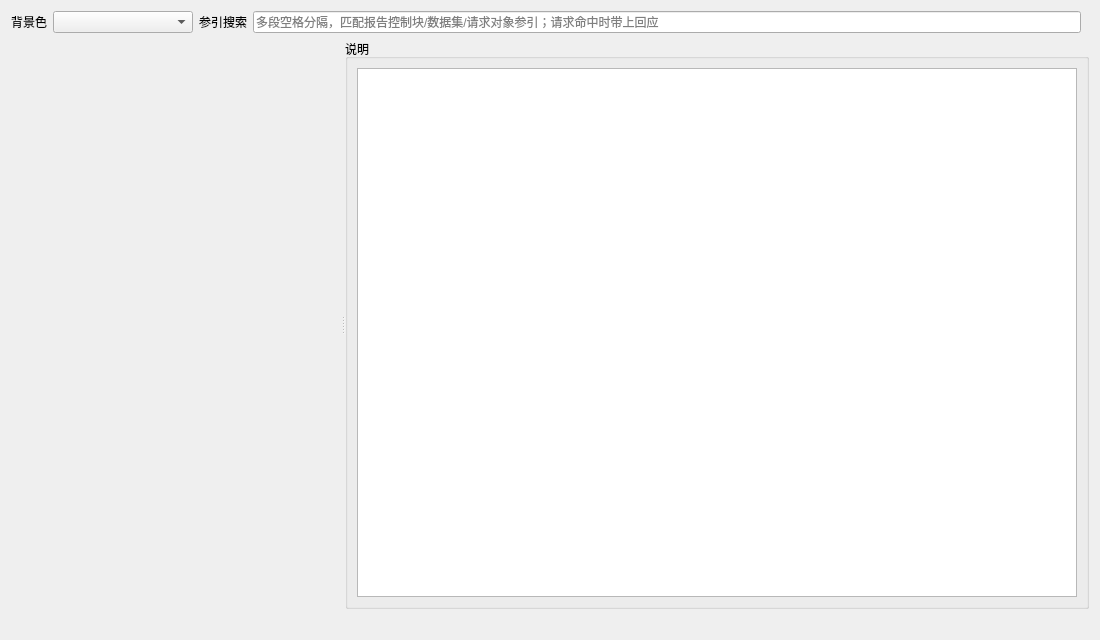
<?xml version="1.0" encoding="UTF-8"?>
<ui version="4.0">
 <class>MmsProcessAnalysisDialog</class>
 <widget class="QDialog" name="MmsProcessAnalysisDialog">
  <property name="geometry">
   <rect>
    <x>0</x>
    <y>0</y>
    <width>1100</width>
    <height>640</height>
   </rect>
  </property>
  <property name="windowTitle">
   <string>MMS报文过程分析</string>
  </property>
  <layout class="QVBoxLayout" name="verticalLayout">
   <item>
    <layout class="QHBoxLayout" name="toolbarLayout">
     <item>
      <widget class="QLabel" name="bgColorLabel">
       <property name="text">
        <string>背景色</string>
       </property>
      </widget>
     </item>
     <item>
      <widget class="QComboBox" name="bgColorCombo">
       <property name="minimumSize">
        <size>
         <width>140</width>
         <height>0</height>
        </size>
       </property>
       <property name="toolTip">
        <string>时序图背景色（常见色下拉列表）</string>
       </property>
      </widget>
     </item>
     <item>
      <widget class="QLabel" name="searchLabel">
       <property name="text">
        <string>参引搜索</string>
       </property>
      </widget>
     </item>
     <item>
      <widget class="QLineEdit" name="searchEdit">
       <property name="sizePolicy">
        <sizepolicy hsizetype="Expanding" vsizetype="Fixed">
         <horstretch>1</horstretch>
         <verstretch>0</verstretch>
        </sizepolicy>
       </property>
       <property name="placeholderText">
        <string>多段空格分隔，匹配报告控制块/数据集/请求对象参引；请求命中时带上回应</string>
       </property>
       <property name="clearButtonEnabled">
        <bool>true</bool>
       </property>
       <property name="toolTip">
        <string>在报告控制块、数据集、请求对象参引中搜索。空格分隔多段，需同时匹配。命中请求时自动包含对应回应，结果仍按时序排列。</string>
       </property>
      </widget>
     </item>
     <item>
      <spacer name="toolbarSpacer">
       <property name="orientation">
        <enum>Qt::Horizontal</enum>
       </property>
       <property name="sizeType">
        <enum>QSizePolicy::Fixed</enum>
       </property>
       <property name="sizeHint" stdset="0">
        <size>
         <width>8</width>
         <height>20</height>
        </size>
       </property>
      </spacer>
     </item>
    </layout>
   </item>
   <item>
    <widget class="QSplitter" name="mainSplitter">
     <property name="orientation">
      <enum>Qt::Horizontal</enum>
     </property>
     <property name="sizePolicy">
      <sizepolicy hsizetype="Expanding" vsizetype="Expanding">
       <horstretch>0</horstretch>
       <verstretch>1</verstretch>
      </sizepolicy>
     </property>
     <widget class="QWidget" name="diagramPanel" native="true">
      <layout class="QHBoxLayout" name="diagramPanelLayout">
       <property name="leftMargin">
        <number>0</number>
       </property>
       <property name="topMargin">
        <number>0</number>
       </property>
       <property name="rightMargin">
        <number>0</number>
       </property>
       <property name="bottomMargin">
        <number>0</number>
       </property>
       <property name="spacing">
        <number>0</number>
       </property>
       <item>
        <widget class="QScrollArea" name="timeVScroll">
         <property name="frameShape">
          <enum>QFrame::NoFrame</enum>
         </property>
         <property name="widgetResizable">
          <bool>false</bool>
         </property>
         <property name="horizontalScrollBarPolicy">
          <enum>Qt::ScrollBarAlwaysOff</enum>
         </property>
         <property name="verticalScrollBarPolicy">
          <enum>Qt::ScrollBarAlwaysOff</enum>
         </property>
         <property name="maximumSize">
          <size>
           <width>56</width>
           <height>16777215</height>
          </size>
         </property>
         <widget class="MmsProcessTimeColumnWidget" name="timeColumn" native="true"/>
        </widget>
       </item>
       <item>
        <widget class="QScrollArea" name="diagramScroll">
         <property name="frameShape">
          <enum>QFrame::NoFrame</enum>
         </property>
         <property name="widgetResizable">
          <bool>false</bool>
         </property>
         <property name="alignment">
          <set>Qt::AlignLeft|Qt::AlignTop</set>
         </property>
         <widget class="MmsProcessDiagramWidget" name="diagramWidget"/>
        </widget>
       </item>
      </layout>
     </widget>
     <widget class="QGroupBox" name="explainGroup">
      <property name="title">
       <string>说明</string>
      </property>
      <layout class="QVBoxLayout" name="explainLayout">
       <item>
        <widget class="QListWidget" name="explainList"/>
       </item>
      </layout>
     </widget>
    </widget>
   </item>
   <item>
    <widget class="ElidedLabel" name="hintLabel">
     <property name="sizePolicy">
      <sizepolicy hsizetype="Expanding" vsizetype="Fixed">
       <horstretch>0</horstretch>
       <verstretch>0</verstretch>
      </sizepolicy>
     </property>
     <property name="text">
      <string/>
     </property>
    </widget>
   </item>
  </layout>
 </widget>
 <customwidgets>
  <customwidget>
   <class>ElidedLabel</class>
   <extends>QLabel</extends>
   <header>widgets/elided_label.h</header>
  </customwidget>
  <customwidget>
   <class>MmsProcessDiagramWidget</class>
   <extends>QWidget</extends>
   <header>mms_process_diagram_widget.h</header>
   <container>1</container>
  </customwidget>
  <customwidget>
   <class>MmsProcessTimeColumnWidget</class>
   <extends>QWidget</extends>
   <header>mms_process_time_column_widget.h</header>
   <container>1</container>
  </customwidget>
 </customwidgets>
 <resources/>
 <connections/>
</ui>
